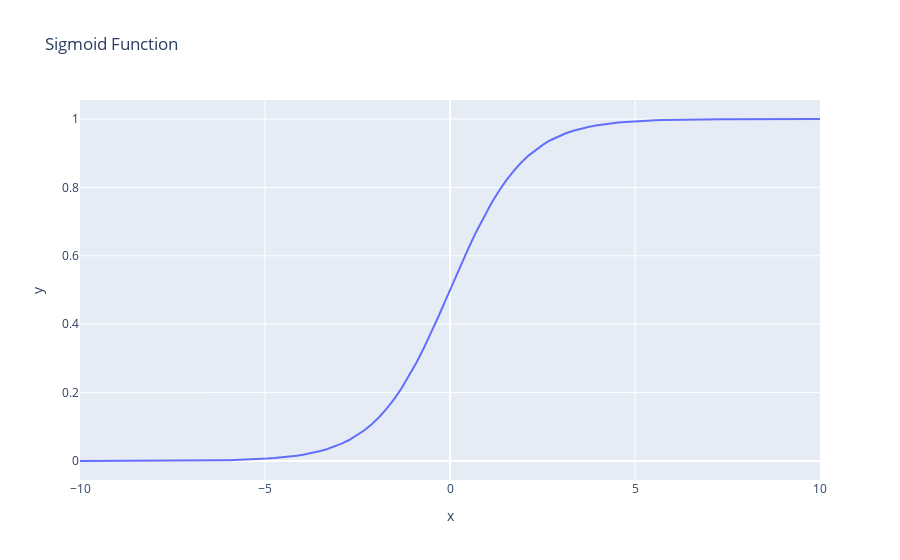

Notebook source saved alongside this figure:
### Code cell
# create a sigmoind in pandas
import pandas as pd

import plotly.graph_objects as go
import numpy as np

# create a sigmoid functio in pandas
def sigmoid(x):
    return 1 / (1 + np.exp(-x))


# create a range of values from -10 to 10
x = np.linspace(-10, 10, 100)   

# apply the sigmoid function to the range of values
y = sigmoid(x)
# create a plotly graph of the sigmoid function

fig = go.Figure()
fig.add_trace(go.Scatter(x=x, y=y, mode='lines', name='Sigmoid Function'))
fig.update_layout(title='Sigmoid Function', xaxis_title='x', yaxis_title='y')
fig.show()
